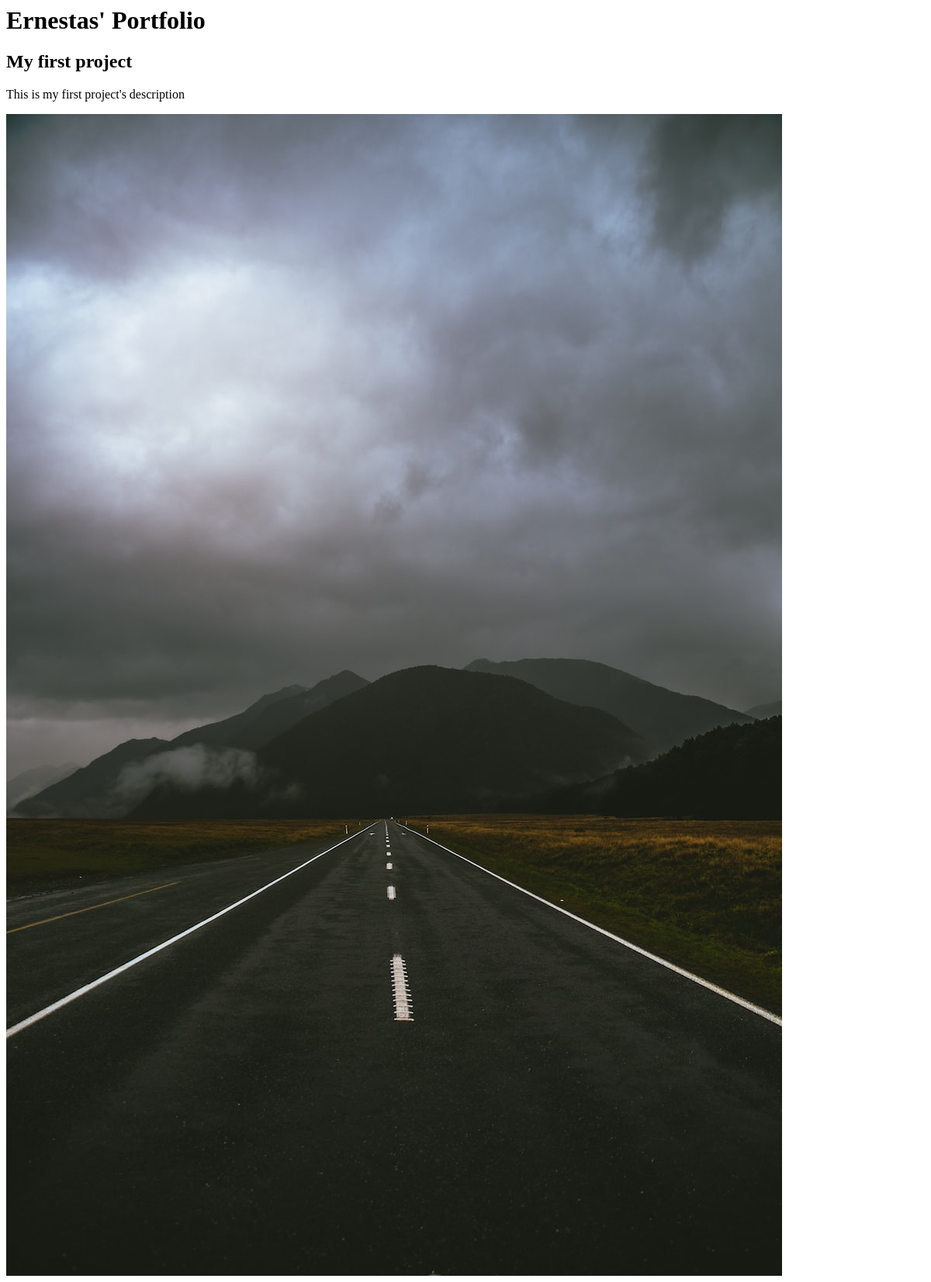
Before: / with the older database file.
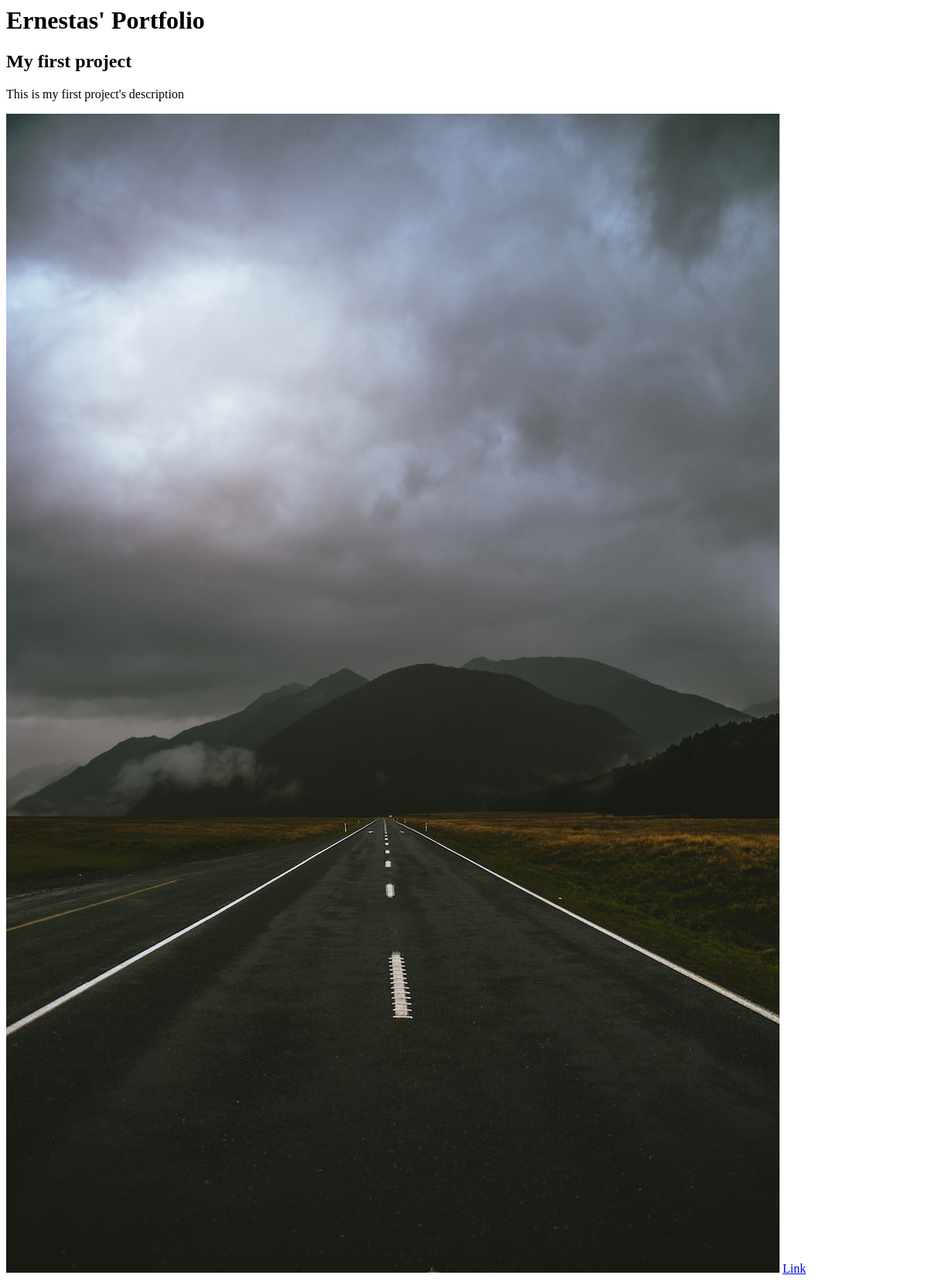
After: the same page with the newer database file.
### portfolio/models.py (models this page shows)
class Project(models.Model): # inherits from model class
    title = models.CharField(max_length=100)
    description = models.CharField(max_length=250)
    image = models.ImageField(upload_to="portfolio/images/")
    url = models.URLField(blank=True)

### portfolio/views.py (the view)
# urls.py: 2. Add a URL to urlpatterns:  path('', views.home, name='home')
def home(request):
    projects = Project.objects.all() # grabs all objects from database
    return render(request, 'portfolio/home.html', {'projects': projects})

### portfolio/templates/portfolio/home.html
<h1>Ernestas' Portfolio</h1>
{% for project in projects %}
<h2>{{ project.title }}</h2>
<p>{{ project.description }}</p>
<img src="/media/portfolio/images/photo-1530510004231-720218d936da.jpeg">
{% if project.url %}
<a href="{{ project.url }}"> Link</a>
{% endif %}
{% endfor %}

Changed rows visible on the page:
changed Project "My first project": now shows "Link"
